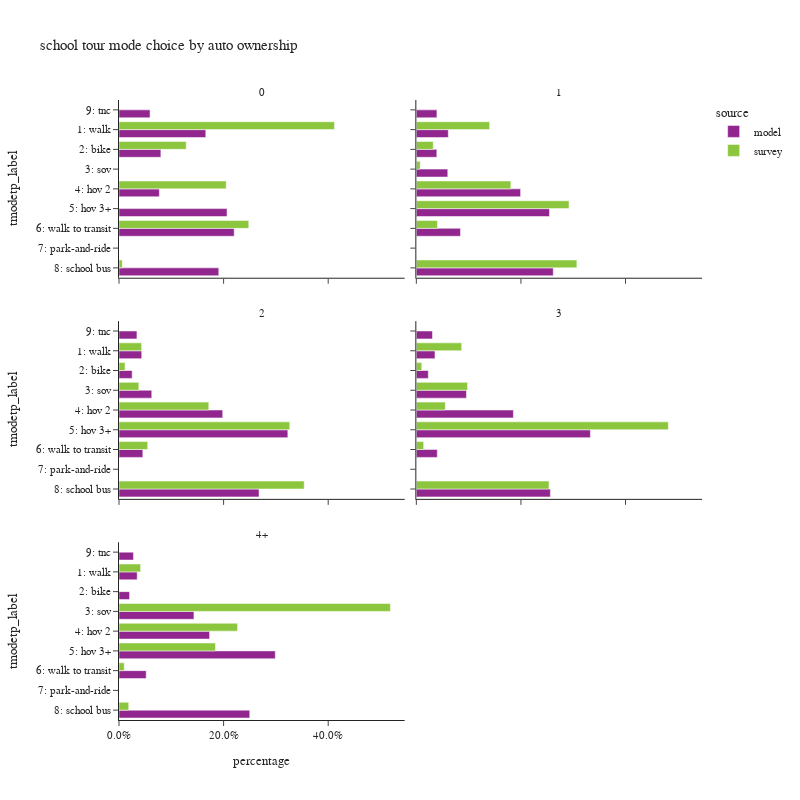

This figure's notebook cell:
### Code cell
plot_mode_choice(sc_tour.loc[sc_tour['auto_ownership_4+']!="-1"],"auto_ownership_4+",
                 {"auto_ownership_4+":["0","1","2","3","4+"],
                  "tmodetp_label":["1: walk","2: bike","3: sov","4: hov 2","5: hov 3+","6: walk to transit",
                                   "7: park-and-ride","8: school bus","9: other–survey only"]},
                 "auto ownership",2,800)

### Figure 1 — Plotly figure (JSON) as saved in the notebook; plotly's stock layout.template omitted (floating-point values rounded to 4 significant figures)
{"data": [{"alignmentgroup": "True", "customdata": [[400], [193], [186], [498], [531], [460], [143]], "hovertemplate": "source=model<br>auto_ownership_4+=0<br>percentage=%{x}<br>tmodetp_label=%{y}<br>sample count=%{customdata[0]}<extra></extra>", "legendgroup": "model", "marker": {"color": "#91268F", "pattern": {"shape": ""}}, "name": "model", "offsetgroup": "model", "orientation": "h", "showlegend": true, "textposition": "auto", "type": "bar", "x": [0.1659, 0.08005, 0.07715, 0.2066, 0.2202, 0.1908, 0.05931], "xaxis": "x5", "y": ["1: walk", "2: bike", "4: hov 2", "5: hov 3+", "6: walk to transit", "8: school bus", "9: tnc"], "yaxis": "y5"}, {"alignmentgroup": "True", "customdata": [[765], [491], [753], [2496], [3188], [1057], [3278], [493]], "hovertemplate": "source=model<br>auto_ownership_4+=1<br>percentage=%{x}<br>tmodetp_label=%{y}<br>sample count=%{customdata[0]}<extra></extra>", "legendgroup": "model", "marker": {"color": "#91268F", "pattern": {"shape": ""}}, "name": "model", "offsetgroup": "model", "orientation": "h", "showlegend": false, "textposition": "auto", "type": "bar", "x": [0.0611, 0.03921, 0.06014, 0.1993, 0.2546, 0.08442, 0.2618, 0.03937], "xaxis": "x6", "y": ["1: walk", "2: bike", "3: sov", "4: hov 2", "5: hov 3+", "6: walk to transit", "8: school bus", "9: tnc"], "yaxis": "y6"}, {"alignmentgroup": "True", "customdata": [[1340], [776], [1932], [6118], [9960], [1406], [8261], [1058]], "hovertemplate": "source=model<br>auto_ownership_4+=2<br>percentage=%{x}<br>tmodetp_label=%{y}<br>sample count=%{customdata[0]}<extra></extra>", "legendgroup": "model", "marker": {"color": "#91268F", "pattern": {"shape": ""}}, "name": "model", "offsetgroup": "model", "orientation": "h", "showlegend": false, "textposition": "auto", "type": "bar", "x": [0.04343, 0.02515, 0.06262, 0.1983, 0.3228, 0.04557, 0.2678, 0.03429], "xaxis": "x3", "y": ["1: walk", "2: bike", "3: sov", "4: hov 2", "5: hov 3+", "6: walk to transit", "8: school bus", "9: tnc"], "yaxis": "y3"}, {"alignmentgroup": "True", "customdata": [[670], [430], [1800], [3485], [6250], [752], [4813], [579]], "hovertemplate": "source=model<br>auto_ownership_4+=3<br>percentage=%{x}<br>tmodetp_label=%{y}<br>sample count=%{customdata[0]}<extra></extra>", "legendgroup": "model", "marker": {"color": "#91268F", "pattern": {"shape": ""}}, "name": "model", "offsetgroup": "model", "orientation": "h", "showlegend": false, "textposition": "auto", "type": "bar", "x": [0.03568, 0.0229, 0.09585, 0.1856, 0.3328, 0.04004, 0.2563, 0.03083], "xaxis": "x4", "y": ["1: walk", "2: bike", "3: sov", "4: hov 2", "5: hov 3+", "6: walk to transit", "8: school bus", "9: tnc"], "yaxis": "y4"}, {"alignmentgroup": "True", "customdata": [[322], [187], [1326], [1603], [2766], [481], [2314], [256]], "hovertemplate": "source=model<br>auto_ownership_4+=4+<br>percentage=%{x}<br>tmodetp_label=%{y}<br>sample count=%{customdata[0]}<extra></extra>", "legendgroup": "model", "marker": {"color": "#91268F", "pattern": {"shape": ""}}, "name": "model", "offsetgroup": "model", "orientation": "h", "showlegend": false, "textposition": "auto", "type": "bar", "x": [0.03479, 0.02021, 0.1433, 0.1732, 0.2989, 0.05197, 0.25, 0.02766], "xaxis": "x", "y": ["1: walk", "2: bike", "3: sov", "4: hov 2", "5: hov 3+", "6: walk to transit", "8: school bus", "9: tnc"], "yaxis": "y"}, {"alignmentgroup": "True", "customdata": [[8], [1], [1], [6], [2]], "hovertemplate": "source=survey<br>auto_ownership_4+=0<br>percentage=%{x}<br>tmodetp_label=%{y}<br>sample count=%{customdata[0]}<extra></extra>", "legendgroup": "survey", "marker": {"color": "#8CC63E", "pattern": {"shape": ""}}, "name": "survey", "offsetgroup": "survey", "orientation": "h", "showlegend": true, "textposition": "auto", "type": "bar", "x": [0.4121, 0.1285, 0.205, 0.2481, 0.006255], "xaxis": "x5", "y": ["1: walk", "2: bike", "4: hov 2", "6: walk to transit", "8: school bus"], "yaxis": "y5"}, {"alignmentgroup": "True", "customdata": [[22], [9], [5], [19], [47], [17], [36]], "hovertemplate": "source=survey<br>auto_ownership_4+=1<br>percentage=%{x}<br>tmodetp_label=%{y}<br>sample count=%{customdata[0]}<extra></extra>", "legendgroup": "survey", "marker": {"color": "#8CC63E", "pattern": {"shape": ""}}, "name": "survey", "offsetgroup": "survey", "orientation": "h", "showlegend": false, "textposition": "auto", "type": "bar", "x": [0.1402, 0.03238, 0.00741, 0.1807, 0.292, 0.04035, 0.307], "xaxis": "x6", "y": ["1: walk", "2: bike", "3: sov", "4: hov 2", "5: hov 3+", "6: walk to transit", "8: school bus"], "yaxis": "y6"}, {"alignmentgroup": "True", "customdata": [[28], [7], [14], [59], [115], [20], [82]], "hovertemplate": "source=survey<br>auto_ownership_4+=2<br>percentage=%{x}<br>tmodetp_label=%{y}<br>sample count=%{customdata[0]}<extra></extra>", "legendgroup": "survey", "marker": {"color": "#8CC63E", "pattern": {"shape": ""}}, "name": "survey", "offsetgroup": "survey", "orientation": "h", "showlegend": false, "textposition": "auto", "type": "bar", "x": [0.04328, 0.01154, 0.03789, 0.1717, 0.3265, 0.05488, 0.3542], "xaxis": "x3", "y": ["1: walk", "2: bike", "3: sov", "4: hov 2", "5: hov 3+", "6: walk to transit", "8: school bus"], "yaxis": "y3"}, {"alignmentgroup": "True", "customdata": [[4], [2], [12], [11], [29], [1], [26]], "hovertemplate": "source=survey<br>auto_ownership_4+=3<br>percentage=%{x}<br>tmodetp_label=%{y}<br>sample count=%{customdata[0]}<extra></extra>", "legendgroup": "survey", "marker": {"color": "#8CC63E", "pattern": {"shape": ""}}, "name": "survey", "offsetgroup": "survey", "orientation": "h", "showlegend": false, "textposition": "auto", "type": "bar", "x": [0.08674, 0.01036, 0.09797, 0.0554, 0.4819, 0.014, 0.2537], "xaxis": "x4", "y": ["1: walk", "2: bike", "3: sov", "4: hov 2", "5: hov 3+", "6: walk to transit", "8: school bus"], "yaxis": "y4"}, {"alignmentgroup": "True", "customdata": [[1], [10], [4], [2], [2], [5]], "hovertemplate": "source=survey<br>auto_ownership_4+=4+<br>percentage=%{x}<br>tmodetp_label=%{y}<br>sample count=%{customdata[0]}<extra></extra>", "legendgroup": "survey", "marker": {"color": "#8CC63E", "pattern": {"shape": ""}}, "name": "survey", "offsetgroup": "survey", "orientation": "h", "showlegend": false, "textposition": "auto", "type": "bar", "x": [0.04128, 0.5189, 0.2267, 0.1845, 0.01005, 0.0186], "xaxis": "x", "y": ["1: walk", "3: sov", "4: hov 2", "5: hov 3+", "6: walk to transit", "8: school bus"], "yaxis": "y"}], "layout": {"annotations": [{"font": {}, "showarrow": false, "text": "4+", "x": 0.245, "xanchor": "center", "xref": "paper", "y": 0.2867, "yanchor": "bottom", "yref": "paper"}, {"font": {}, "showarrow": false, "text": "2", "x": 0.245, "xanchor": "center", "xref": "paper", "y": 0.6433, "yanchor": "bottom", "yref": "paper"}, {"font": {}, "showarrow": false, "text": "3", "x": 0.755, "xanchor": "center", "xref": "paper", "y": 0.6433, "yanchor": "bottom", "yref": "paper"}, {"font": {}, "showarrow": false, "text": "0", "x": 0.245, "xanchor": "center", "xref": "paper", "y": 1.0, "yanchor": "bottom", "yref": "paper"}, {"font": {}, "showarrow": false, "text": "1", "x": 0.755, "xanchor": "center", "xref": "paper", "y": 1.0, "yanchor": "bottom", "yref": "paper"}], "barmode": "group", "height": 800, "legend": {"title": {"text": "source"}, "tracegroupgap": 0}, "title": {"text": "school tour mode choice by auto ownership"}, "width": 800, "xaxis": {"anchor": "y", "domain": [0.0, 0.49], "tickformat": ".1%", "title": {"text": "percentage"}}, "xaxis2": {"anchor": "y2", "domain": [0.51, 1.0], "matches": "x", "tickformat": ".1%", "title": {"text": "percentage"}}, "xaxis3": {"anchor": "y3", "domain": [0.0, 0.49], "matches": "x", "showticklabels": false, "tickformat": ".1%"}, "xaxis4": {"anchor": "y4", "domain": [0.51, 1.0], "matches": "x", "showticklabels": false, "tickformat": ".1%"}, "xaxis5": {"anchor": "y5", "domain": [0.0, 0.49], "matches": "x", "showticklabels": false, "tickformat": ".1%"}, "xaxis6": {"anchor": "y6", "domain": [0.51, 1.0], "matches": "x", "showticklabels": false, "tickformat": ".1%"}, "yaxis": {"anchor": "x", "categoryarray": ["9: other–survey only", "8: school bus", "7: park-and-ride", "6: walk to transit", "5: hov 3+", "4: hov 2", "3: sov", "2: bike", "1: walk"], "categoryorder": "array", "domain": [0.0, 0.2867], "title": {"text": "tmodetp_label"}}, "yaxis2": {"anchor": "x2", "domain": [0.0, 0.2867], "matches": "y", "showticklabels": false}, "yaxis3": {"anchor": "x3", "categoryarray": ["9: other–survey only", "8: school bus", "7: park-and-ride", "6: walk to transit", "5: hov 3+", "4: hov 2", "3: sov", "2: bike", "1: walk"], "categoryorder": "array", "domain": [0.3567, 0.6433], "matches": "y", "title": {"text": "tmodetp_label"}}, "yaxis4": {"anchor": "x4", "domain": [0.3567, 0.6433], "matches": "y", "showticklabels": false}, "yaxis5": {"anchor": "x5", "categoryarray": ["9: other–survey only", "8: school bus", "7: park-and-ride", "6: walk to transit", "5: hov 3+", "4: hov 2", "3: sov", "2: bike", "1: walk"], "categoryorder": "array", "domain": [0.7133, 1.0], "matches": "y", "title": {"text": "tmodetp_label"}}, "yaxis6": {"anchor": "x6", "domain": [0.7133, 1.0], "matches": "y", "showticklabels": false}}}
